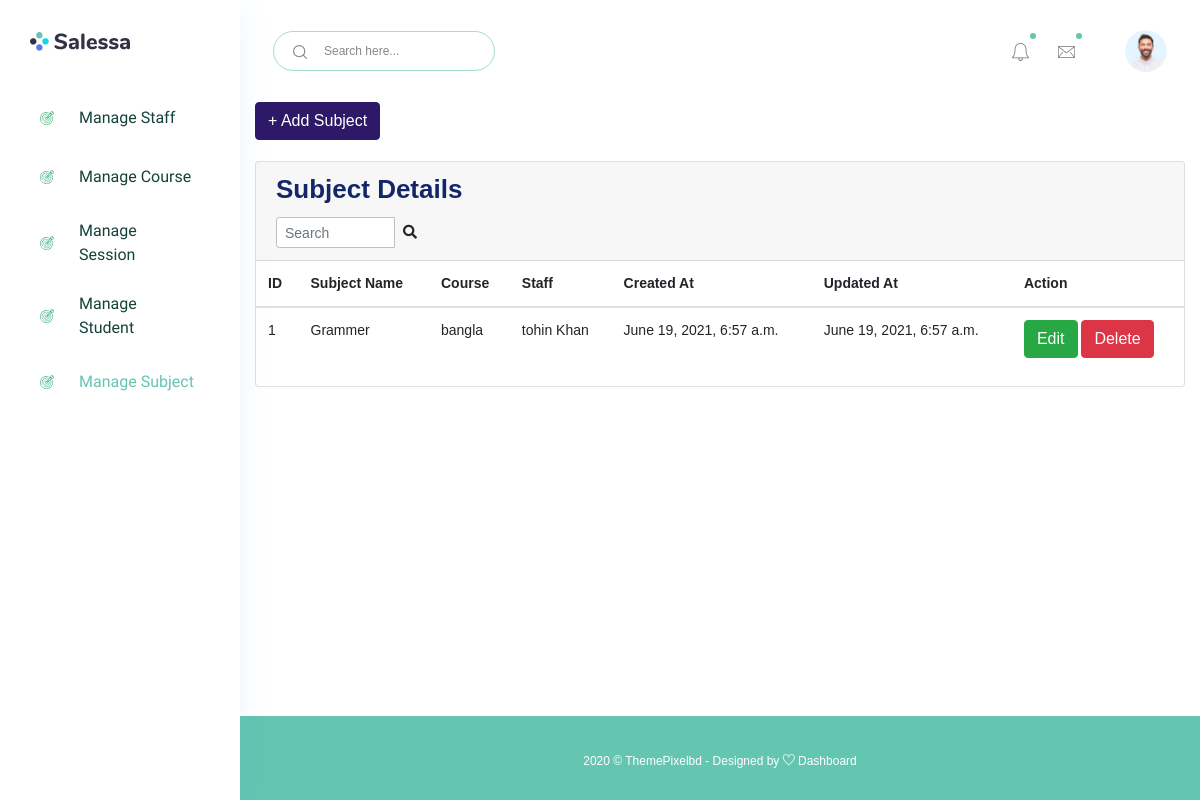
Page /manage_subject/ (signed in) on the committed database.
### accounts/models.py (models this page shows)
class Subjects(models.Model):
    id =models.AutoField(primary_key=True)
    subject_name = models.CharField(max_length=255)
    course_id = models.ForeignKey(Courses, on_delete=models.CASCADE, default=1) #need to give defauult course
    staff_id = models.ForeignKey(CustomUser, on_delete=models.CASCADE)
    created_at = models.DateTimeField(auto_now_add=True)
    updated_at = models.DateTimeField(auto_now=True)
    objects = models.Manager()

class Courses(models.Model):
    id = models.AutoField(primary_key=True)
    course_name = models.CharField(max_length=255)
    created_at = models.DateTimeField(auto_now_add=True)
    updated_at = models.DateTimeField(auto_now=True)
    objects = models.Manager()

class CustomUser(AbstractUser):
    user_type_data = ((1, "HOD"), (2, "Staff"), (3, "Student"))
    user_type = models.CharField(default=1, choices=user_type_data, max_length=10)

### accounts/HodViews.py (the view)
# urls.py: path('manage_subject/', HodViews.manage_subject, name="manage_subject"),
def manage_subject(request):
    subjects = Subjects.objects.all()
    context = {
        "subjects": subjects
    }
    return render(request, 'hod_template/manage_subject_template.html', context)

### accounts/LoginCheckMiddleWare.py (called while the page is built, shortened)
    def process_view(self, request, view_func, view_args, view_kwargs):
        modulename = view_func.__module__
        user = request.user
        if user.is_authenticated:
            if user.user_type == "1":
                if modulename == "accounts.HodViews":
                    pass
                elif modulename == "accounts.views" or modulename == "django.views.static":
                    pass
                else:
                    return redirect("admin_home")
            else:
                return redirect("login")
        else:
            if request.path == reverse("login") or request.path == reverse("doLogin"):
                pass
            else:
                return redirect("login")

### templates/hod_template/manage_subject_template.html (shortened to what this page needs)
{% extends 'hod_template/base_template.html' %}
{% block main_content %}
{% load static %}
<section class="content">
        <div class="container-fluid">
            <a class="btn btn-primary" href="{% url 'add_subject' %}" role="button">+ Add Subject</a> <br/>&nbsp;
            <div class="row">
                <div class="col-md-12">
                    <div class="card">
                        <div class="card-header">
                            <h3 class="card-title">Subject Details</h3>
                            <div class="card-tools">
                            <div class="input-group input-group-sm" style="width: 150px;">
                                <input type="text" name="table_search" class="form-control float-right" placeholder="Search">
                                <div class="input-group-append">
                                <button type="submit" class="btn btn-default"><i class="fas fa-search"></i></button>
                                </div>
                            </div>
                            </div>
                        </div>
                        <div class="card-body table-responsive p-0">
                            <table class="table table-hover text-nowrap">
                            <thead>
                                <tr>
                                <th>ID</th>
                                <th>Subject Name</th>
                                <th>Course</th>
                                <th>Staff</th>
                                <th>Created At</th>
                                <th>Updated At</th>
                                <th>Action</th>
                                </tr>
                            </thead>
                            <tbody>
                                {% for subject in subjects %}
                                <tr>
                                <td>{{ subject.id }}</td>
                                <td>{{ subject.subject_name }}</td>
                                <td>{{ subject.course_id.course_name }}</td>
                                <td>{{ subject.staff_id.first_name }} {{ subject.staff_id.last_name }}</td>
                                <td>{{ subject.created_at }}</td>
                                <td>{{ subject.updated_at }}</td>
                                <td>
                                    <a href="{% url 'edit_subject' subject.id %}" class="btn btn-success">Edit</a>
                                    <a href="{% url 'delete_subject' subject.id %}" class="btn btn-danger">Delete</a>
                                </td>
                                </tr>
                                {% endfor %}
                            </tbody>
                            </table>
                        </div>
                        </div>
                </div>
            </div>
        </div>
      </section>
  {% endblock main_content %}

### rows in the picture
Subjects: id "1", subject_name "Grammer", course_id.course_name "bangla", staff_id.first_name "tohin", staff_id.last_name "Khan", created_at "June 19, 2021, 6:57 a.m.", updated_at "June 19, 2021, 6:57 a.m."
